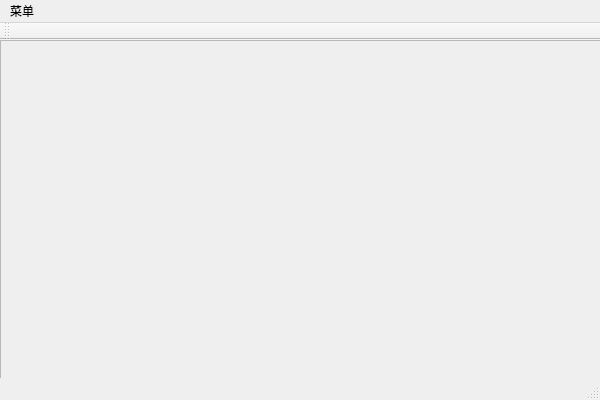
<?xml version="1.0" encoding="UTF-8"?>
<ui version="4.0">
 <class>tt5Class</class>
 <widget class="QMainWindow" name="tt5Class">
  <property name="geometry">
   <rect>
    <x>0</x>
    <y>0</y>
    <width>600</width>
    <height>400</height>
   </rect>
  </property>
  <property name="windowTitle">
   <string>tt5</string>
  </property>
  <widget class="QWidget" name="centralWidget">
   <widget class="QFrame" name="frameMap">
    <property name="geometry">
     <rect>
      <x>0</x>
      <y>0</y>
      <width>601</width>
      <height>341</height>
     </rect>
    </property>
    <property name="frameShape">
     <enum>QFrame::StyledPanel</enum>
    </property>
    <property name="frameShadow">
     <enum>QFrame::Raised</enum>
    </property>
   </widget>
  </widget>
  <widget class="QMenuBar" name="menuBar">
   <property name="geometry">
    <rect>
     <x>0</x>
     <y>0</y>
     <width>600</width>
     <height>23</height>
    </rect>
   </property>
   <widget class="QMenu" name="menu">
    <property name="title">
     <string>菜单</string>
    </property>
    <addaction name="mpActionZoomIn"/>
    <addaction name="mpActionZoomOut"/>
    <addaction name="mpActionPan"/>
    <addaction name="mpActionAddLayer"/>
   </widget>
   <addaction name="menu"/>
  </widget>
  <widget class="QToolBar" name="mainToolBar">
   <attribute name="toolBarArea">
    <enum>TopToolBarArea</enum>
   </attribute>
   <attribute name="toolBarBreak">
    <bool>false</bool>
   </attribute>
  </widget>
  <widget class="QStatusBar" name="statusBar"/>
  <action name="mpActionZoomIn">
   <property name="text">
    <string>放大</string>
   </property>
  </action>
  <action name="mpActionZoomOut">
   <property name="text">
    <string>缩小</string>
   </property>
  </action>
  <action name="mpActionPan">
   <property name="text">
    <string>平移</string>
   </property>
  </action>
  <action name="mpActionAddLayer">
   <property name="text">
    <string>加载图层</string>
   </property>
  </action>
 </widget>
 <layoutdefault spacing="6" margin="11"/>
 <resources>
  <include location="tt5.qrc"/>
 </resources>
 <connections/>
</ui>
